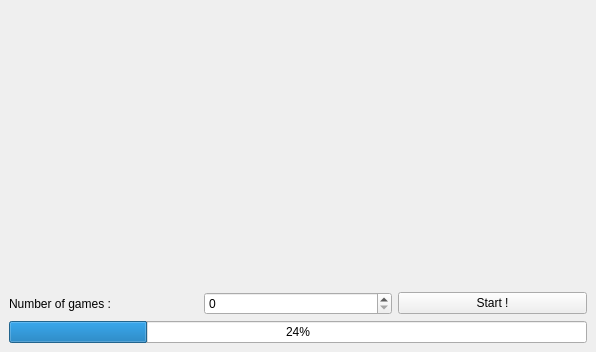
<?xml version="1.0" encoding="UTF-8"?>
<ui version="4.0">
 <class>MainWindow</class>
 <widget class="QMainWindow" name="MainWindow">
  <property name="geometry">
   <rect>
    <x>0</x>
    <y>0</y>
    <width>596</width>
    <height>352</height>
   </rect>
  </property>
  <property name="windowTitle">
   <string>MainWindow</string>
  </property>
  <widget class="QWidget" name="centralwidget">
   <layout class="QGridLayout" name="gridLayout_3">
    <item row="0" column="1">
     <widget class="PlayerView" name="player2" native="true"/>
    </item>
    <item row="1" column="0" colspan="2">
     <layout class="QGridLayout" name="gridLayout_2">
      <item row="0" column="1">
       <widget class="QSpinBox" name="nbGame"/>
      </item>
      <item row="1" column="0" colspan="3">
       <widget class="QProgressBar" name="progressBar">
        <property name="value">
         <number>24</number>
        </property>
       </widget>
      </item>
      <item row="0" column="0">
       <widget class="QLabel" name="label_3">
        <property name="text">
         <string>Number of games :</string>
        </property>
       </widget>
      </item>
      <item row="0" column="2">
       <widget class="QPushButton" name="startButton">
        <property name="text">
         <string>Start !</string>
        </property>
       </widget>
      </item>
     </layout>
    </item>
    <item row="0" column="0">
     <widget class="PlayerView" name="player1" native="true"/>
    </item>
   </layout>
  </widget>
 </widget>
 <customwidgets>
  <customwidget>
   <class>PlayerView</class>
   <extends>QWidget</extends>
   <header>awale/gui/player_view.h</header>
   <container>1</container>
  </customwidget>
 </customwidgets>
 <resources/>
 <connections/>
</ui>
